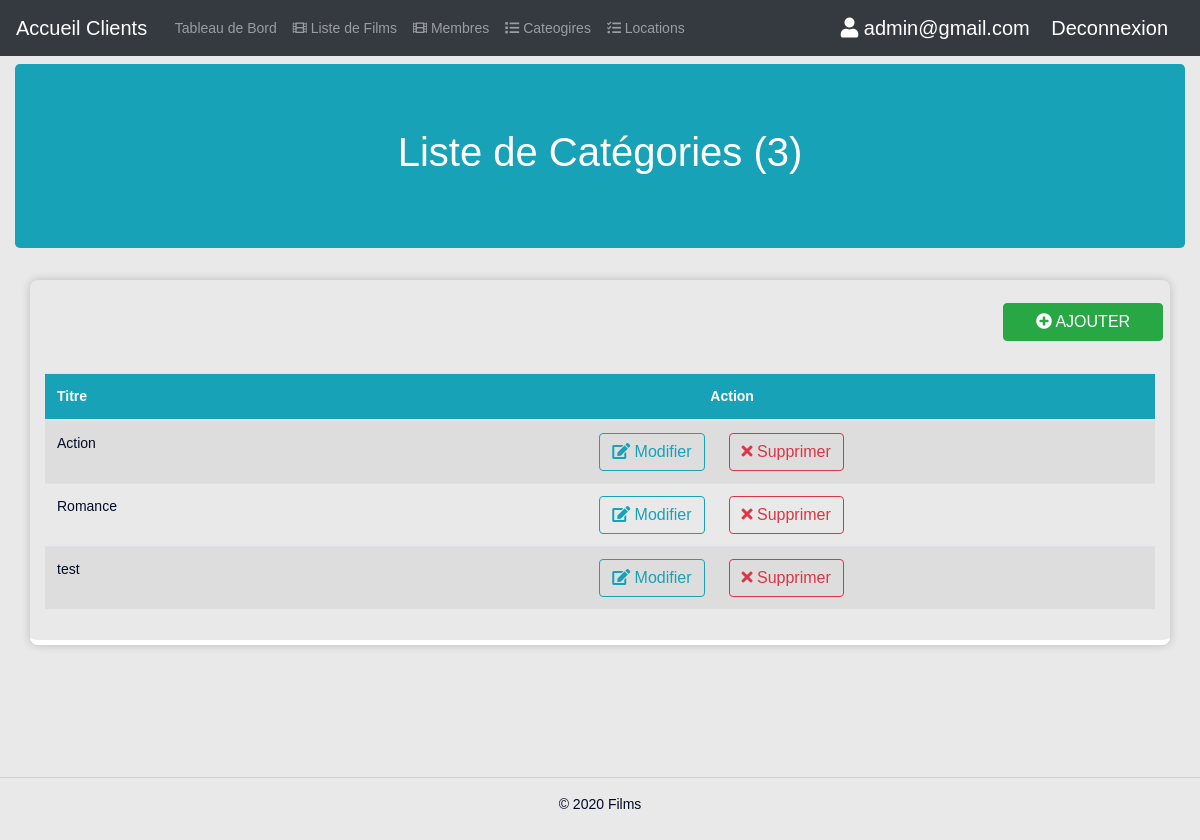
Page /viewsfilms/admin/allCategories.php (signed in) on the committed database.
### tables this page shows
CREATE TABLE `categories` (
  `id` int(11) unsigned NOT NULL AUTO_INCREMENT,
  `titre` varchar(255) DEFAULT NULL,
  `slug` varchar(255) DEFAULT NULL,
  `created_at` timestamp NULL DEFAULT CURRENT_TIMESTAMP,
  `updated_at` timestamp NULL DEFAULT CURRENT_TIMESTAMP,
  PRIMARY KEY (`id`)
);

### viewsfilms/admin/allCategories.php (the view, shortened to what this page needs)
<?php
  include("../includes/db.php");
?>
<!DOCTYPE html>
<html lang="en">
<head>
  <?php include_once("../includes/header.php"); ?>
  <link rel="stylesheet" href="../../css/table.css">
</head>
<body>
  <main role="main">
    <?php include_once("../includes/adminMenu.php"); ?>
    <div class="col pt-2">
      <div class="row justify-content-center ">
        <div class="col-12">
          <div class="jumbotron bg-info">
            <div class="row">
              <div class="col main pt-0">
                <h1 class=" d-none d-sm-block text-center text-white">
                  Liste de Catégories (<?php  echo count($categories); ?>)
                </h1>
              </div>
            </div>
          </div>
          <div class="container box">
            <div class="row mb-4">
              <div class="col-md-2 ml-auto">
                <a href="newCategory.php" class="btn btn-md btn-block btn-success text-uppercase m-2">
                  <i class="fa fa-plus-circle" aria-hidden="true"></i> Ajouter</a>
              </div>
            </div>
            <div class="row">
              <div class="col-12">
                <div class="table-responsive table-hover">
                  <table class="table table-striped">
                    <thead class="bg-info text-white">
                      <tr>
                        <th scope="col3">Titre</th>
                        <th colspan="2" scope="col3" class="text-center">Action</th>
                      </tr>
                    </thead>
                    <tbody>
                      <?php foreach($categories as $category) {?>
                      <tr>
                        <td><?php  echo $category['titre']; ?></td>
                        <td class="text-right">
                          <form method="post">
                            <a href="newCategory.php?edit=<?php echo $category["id"]; ?>" class="btn btn-outline-info">
                              <i class="fa fa-edit" aria-hidden="true"></i>
                              Modifier
                            </a>
                          </form>
                        </td>
                        <td>
                          <form method="post">
                            <button type="submit" name="deleteCategory" class="btn btn-outline-danger">
                              <i class="fa fa-times" aria-hidden="true"></i>
                              Supprimer
                            </button>
                          </form>
                        </td>
                      </tr>
                      <?php } ?>
                    </tbody>
                  </table>
                </div>
              </div>
            </div>
          </div>
        </div>
      </div>
    </div>
  </main>
  <?php include_once("../includes/footer.php");?>
</body>
</html>

### css/style.css (style rules this page uses)
body { height: 100%; width: 100%; background: #e9e9e9; font-family: 'Arimo', Arial, sans-serif; font-weight: 400; font-size: 14px; color: #010b26; }
.box { margin-bottom: 20px !important; padding: 15px !important; border-radius: 8px !important; -webkit-box-shadow: 0 0 10px 0 rgba(0, 0, 0, .2) !important; box-shadow: 0 0 10px 0 rgba(0, 0, 0, .2) !important; border-bottom: 5px solid #fff !important; }
* { -webkit-transition: 300ms; transition: 300ms; }
h1, h2, h3, h4, h5, p { font-weight: 400; }
a { text-decoration: none; color: inherit; }

### css/table.css (style rules this page uses)
.box { margin-bottom: 20px !important; padding: 15px !important; border-radius: 8px !important; -webkit-box-shadow: 0 0 10px 0 rgba(0, 0, 0, .2) !important; box-shadow: 0 0 10px 0 rgba(0, 0, 0, .2) !important; border-bottom: 5px solid #fff !important; }

### rows in the picture
categories: titre "Action"
categories: titre "Romance"
categories: titre "test"

### other values in the picture
$_SESSION["email"] "admin@gmail.com"
count($categories) "3"
